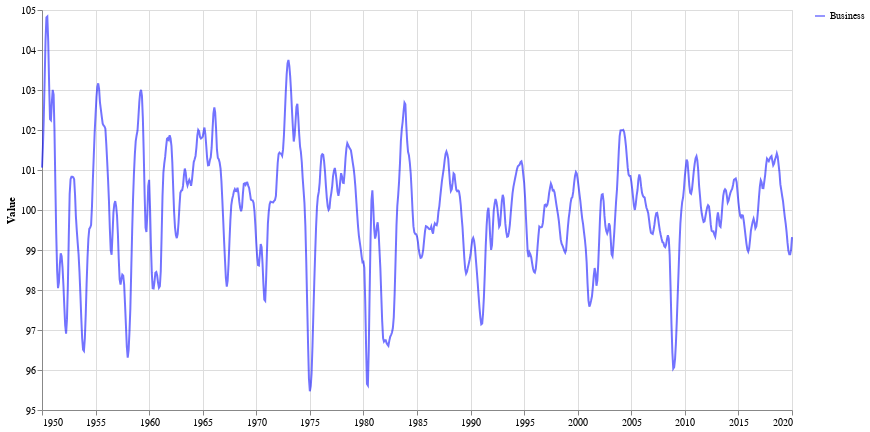

The cell this chart's notebook holds for it:
### Code cell
bUsaSubset = df_business[df_business['LOCATION'] == 'USA'][['TIME', 'Value']]

business = chartFor(bUsaSubset, 'Business', 'blue')

business.display()

### Figure 1 — Vega-Lite specification as saved in the notebook (floating-point values rounded to 4 significant figures; data arrays with more than 128 entries replaced by an {"elided": "..."} marker saying what was removed)
{"config": {"view": {"continuousWidth": 400, "continuousHeight": 300}}, "data": {"name": "data-06fec3ae6a1590c716d337b9e55d0e20"}, "mark": {"type": "line", "color": "blue"}, "encoding": {"opacity": {"type": "nominal", "field": "label", "legend": {"title": ""}}, "x": {"type": "temporal", "axis": {"title": ""}, "field": "TIME"}, "y": {"type": "quantitative", "field": "Value", "scale": {"zero": false}}}, "height": 400, "transform": [{"calculate": "'Business'", "as": "label"}], "width": 750, "$schema": "https://vega.github.io/schema/vega-lite/v4.0.2.json", "datasets": {"data-06fec3ae6a1590c716d337b9e55d0e20": {"elided": "841 records"}}}
